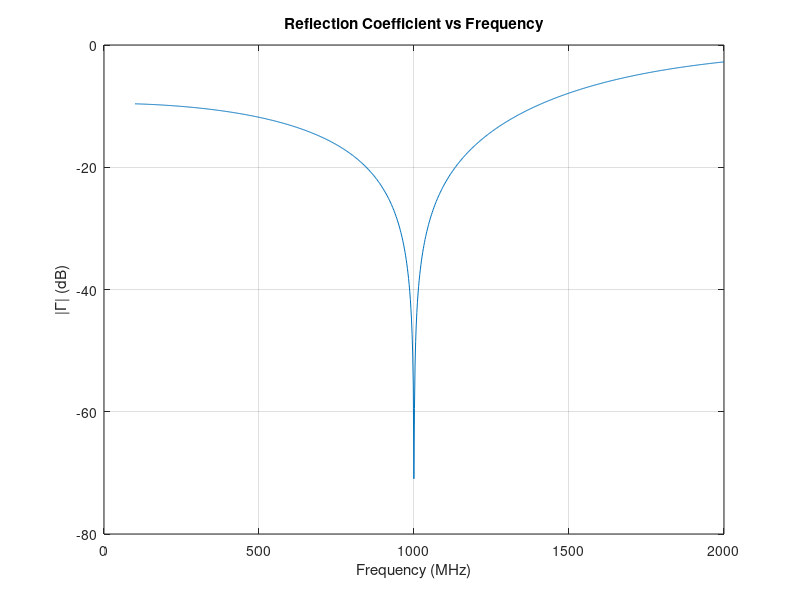

The MATLAB source for this figure: (Note: this script raises an error after producing the figure.)
clc;
clear all;
close all;

% Define parameters
R_L = 100;      % Load resistance (Ohms)
Z0 = 50;        % Transmission line impedance (Ohms)
f0 = 1e9;       % Matching frequency (Hz)
omega0 = 2*pi*f0;

% Check if R_L > Z0 (determine L-network topology)
if R_L > Z0
    % Case 1: Series L, Shunt C
    Q = sqrt((R_L / Z0) - 1);
    L = (Z0 * Q) / omega0;
    C = Q / (R_L * omega0);
    fprintf('Topology: Series L = %.2e H, Shunt C = %.2e F\n', L, C);
else
    % Case 2: Series C, Shunt L
    Q = sqrt((Z0 / R_L) - 1);
    C = 1 / (Z0 * Q * omega0);
    L = (R_L * Q) / omega0;
    fprintf('Topology: Series C = %.2e F, Shunt L = %.2e H\n', C, L);
end

% Frequency sweep
f = linspace(0.1*f0, 2*f0, 1000);  % 10% to 200% of f0
omega = 2*pi*f;

% Compute input impedance Z_in and reflection coefficient Gamma
Gamma = zeros(size(f));
for i = 1:length(f)
    if R_L > Z0
        Z_series = 1i * omega(i) * L;
        Z_shunt = 1 / (1i * omega(i) * C);
        Z_in = Z_series + (Z_shunt * R_L) / (Z_shunt + R_L);
    else
        Z_series = 1 / (1i * omega(i) * C);
        Z_shunt = 1i * omega(i) * L;
        Z_in = Z_series + (Z_shunt * R_L) / (Z_shunt + R_L);
    end
    Gamma(i) = (Z_in - Z0) / (Z_in + Z0);
end

% Plot reflection coefficient magnitude
figure;
plot(f / 1e6, 20*log10(abs(Gamma)));
grid on;
xlabel('Frequency (MHz)');
ylabel('|\Gamma| (dB)');
title('Reflection Coefficient vs Frequency');
xline(f0/1e6, 'r--', 'f_0', 'LabelVerticalAlignment', 'middle');
ylim([-40 0]);
saveas(gcf, 'Reflection_Coefficient.png');  % Always saved

% Plot Smith chart (either with RF Toolbox or fallback)
figure;
if license('test', 'RF_Toolbox')
    smithplot(Gamma);
    title('Smith Chart: Reflection Coefficient');
else
    polarplot(angle(Gamma), abs(Gamma));
    title('Approx Smith Chart (Fallback)');
end
saveas(gcf, 'Smith_Chart.png');  % Always saved

